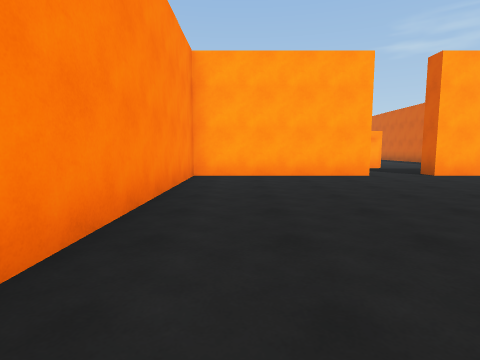
[1] (above)

18 first-person views from a walk through a scene from a Unity 3-D project. The camera is 1.3 m above the floor, tilts 6° down and sees 80° across. The floor is counted in squares, 2 m on a side. Each view is taken from the middle of a square. On the plan, view 1 faces up. The plan holds only what a view shows up to about 9 squares ahead; the rest is blank. The place goes on beyond the plan. The player character is not drawn.

[2]
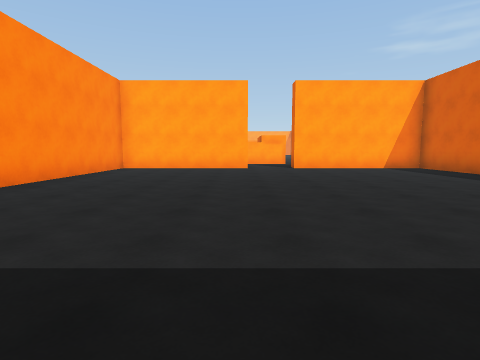

[3]
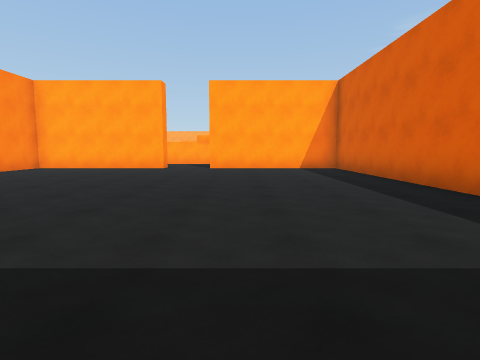

[4]
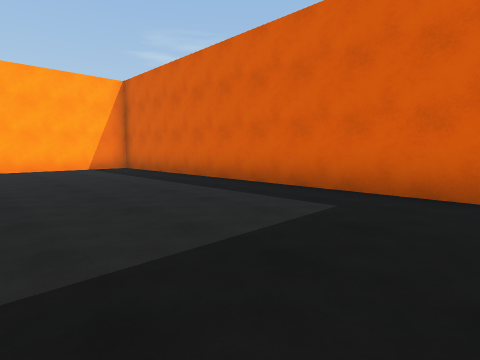

[5]
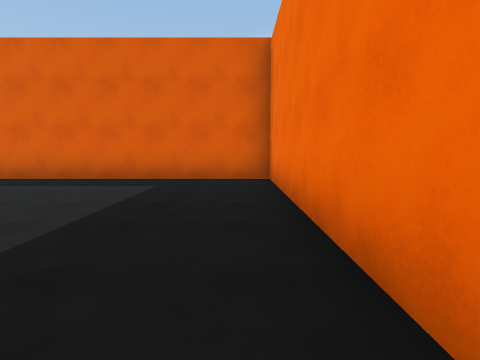

[6]
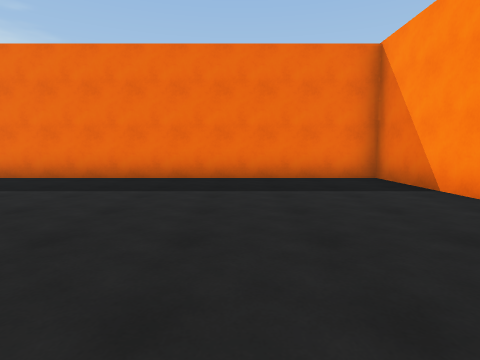

[7]
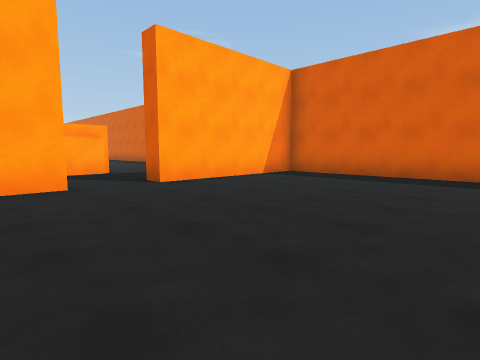

[8]
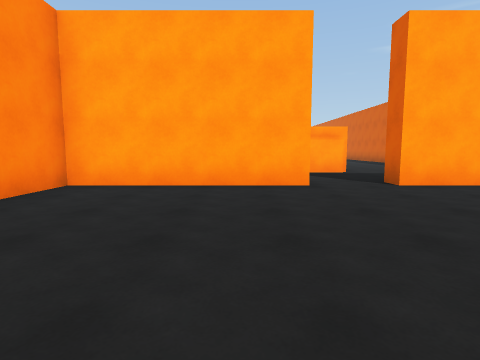

[9]
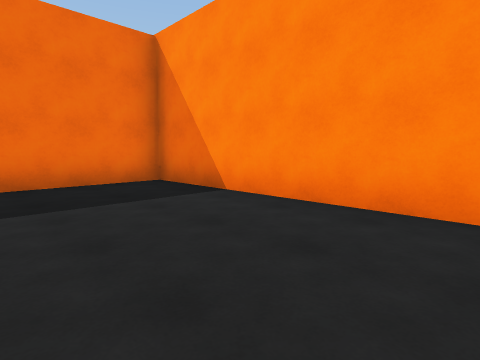

[10]
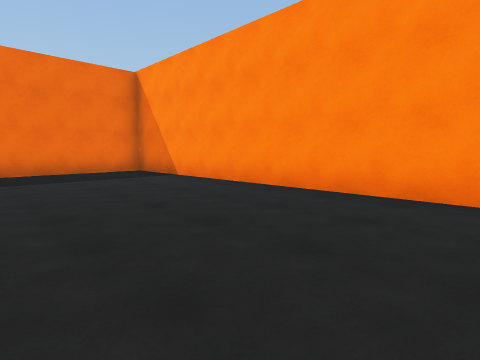

[11]
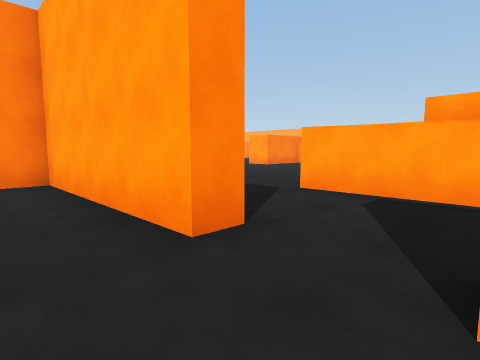

[12]
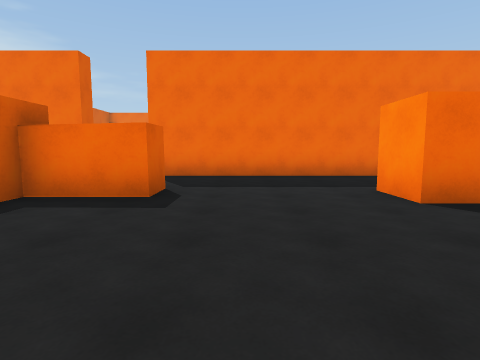

[13]
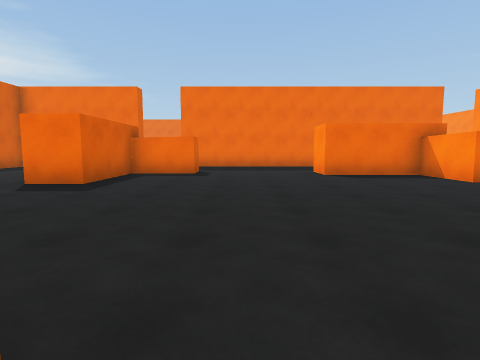

[14]
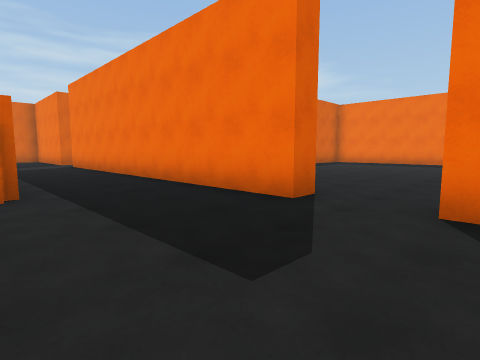

[15]
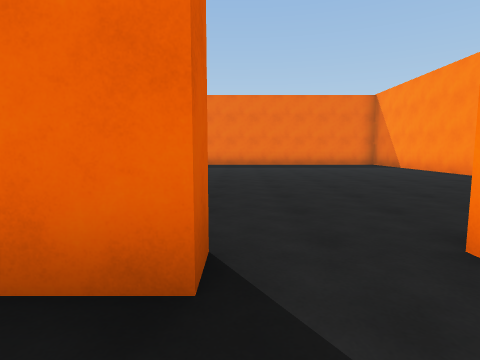

[16]
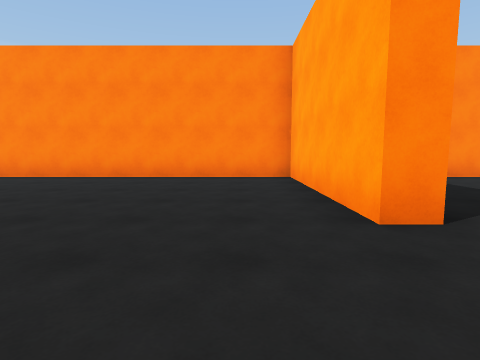

[17]
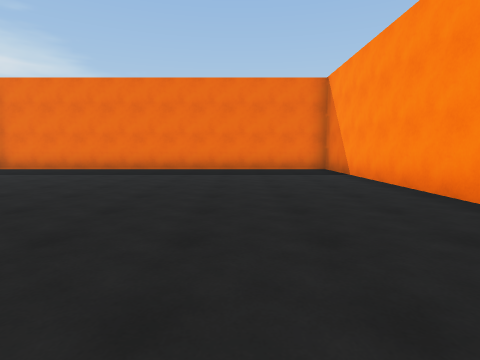

[18]
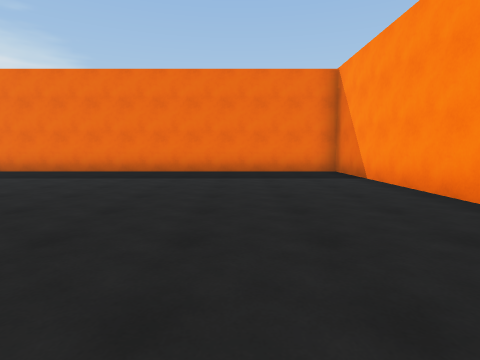

### Floor plan
Points are (right, up) in squares from view 1. A wall is a line through its corners. A room is listed if a view was taken in it or the views show most of it. See-through windows are left out.
Room 1 (views 1, 2, 3, 4, 5, 6, 7, 8, 9, 10, 11)
walls: (3.3, 7.2) (-1.2, 7.2) (-1.2, -3.7) (9.4, -3.7) (9.4, 7.2) (4.9, 7.2)
ways out: opening at (4, 8) to room 4
Room 2 (views 12, 13, 14, 15)
walls: (-12.9, 11.9) (-12.9, 11); (-3.7, 13.4) (-3.7, 11.6) (-1.2, 11.6) (-1.2, 10.4); (-8.5, 7.9) (-8.5, 7.2); (-6.8, 7.8) (3, 7.8); (3.5, 10.2) (2.3, 10.2) (2.3, 11.1) (4, 11.1) (4, 13.5) (5.2, 13.5)
ways out: opening at (-7.5, 8) to room 3; opening at (3, 9.5) to room 4; opening at (5, 9.5) to room 4
Room 3 (views 16, 17, 18)
walls: (-8.5, 7.2) (-12.9, 7.2) (-12.9, -3.7) (-2.6, -3.7); (-6.8, 7.1) (-6.8, 7.8)
ways out: opening at (-7.5, 8) to room 2
Room 4 (no view inside)
walls: (3.3, 7.9) (3.3, 7.2); (5, 10.2) (3.5, 10.2); (4.9, 7.2) (4.9, 7.9)
ways out: opening at (4, 8) to room 1; opening at (3, 9.5) to room 2; opening at (5, 9.5) to room 2

Positions as (right, up) in squares from view 1, and headings:
1: (0, 0), facing up
2: (3, -3), facing up
3: (6, -3), facing up
4: (5, -3), facing up-right
5: (3, -3), facing right
6: (2, 3), facing down
7: (2, 2), facing up-right
8: (2, 2), facing up
9: (2, 2), facing down-left
10: (3, 5), facing down-left
11: (5, 6), facing up-left
12: (1, 15), facing down
13: (1, 19), facing down
14: (-9, 11), facing down-right
15: (-7, 9), facing down
16: (-6, 6), facing left
17: (-10, 6), facing down
18: (-10, 5), facing down
